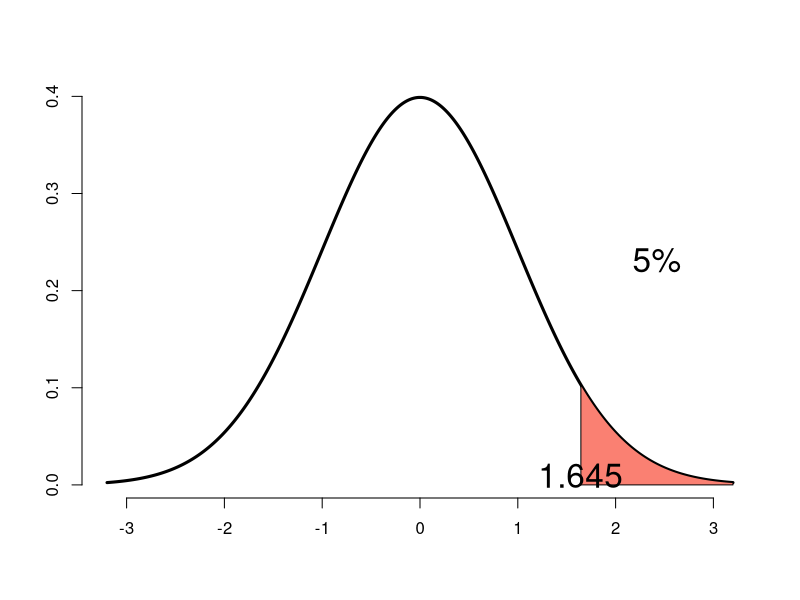

Generate this figure with R: (Note: this script raises an error after producing the figure.)
# We can plot a the 95th percentile of the standard normal distribution with the following R routine:
xval <-  seq(-3.2, 3.2, length=1000)
yval <- dnorm(xval)
plot(xval, yval, type="l", axes=TRUE, frame=FALSE, lwd=3, xlab="", ylab="")
x <- seq(qnorm(.95), 3.2, length=1000)
polygon(c(x,rev(x)), c(dnorm(x), rep(0, length(x))), col="salmon")
text(mean(x), mean(dnorm(x))+0.2, "5%", cex=2)
text(qnorm(.95), .01, "1.645",cex=2)


----------


xval <-  seq(-3.2, 3.2, length=1000)
yval <- dnorm(xval)

#plot(xval, yval, type = "l", axes=TRUE, frame=TRUE, lwd = 3, xlab="", ylab= "")
#x <- seq(qnorm(.95), 3.2, length = 100)
#polygon(c(x, rev(x)), c(dnorm(x), rep(0,length(x))), col="red")
#text(mean(x), mean(dnorm(x))+0.2, "5%", cex=2)
#text(qnorm(.95), .01, "1.645",cex=2)

plot(xval, yval, type = "l", axes=TRUE, frame=FALSE, lwd = 3, xlab="", ylab= "")
x <- seq(qnorm(.975), 3.2, length = 100)
polygon(c(x, rev(x)), c(dnorm(x), rep(0,length(x))), col="salmon")
text(mean(x), mean(dnorm(x))+0.2, "2.5%", cex=2)
text(qnorm(.975), .01, "1.96",cex=2)

x <- seq(-3.2, qnorm(0.025), length=100)
polygon(c(x, rev(x)), c(dnorm(x), rep(0,length(x))), col="salmon")
text(mean(x), mean(dnorm(x))+0.2, "2.5%", cex=2)
text(qnorm(.025), .01, "1.96",cex=2)
text(0, dnorm(0)/5, "95%",cex=2)


-------------- 
#Student's two sided test 

xval <-  seq(-4, 4, length=1000)
yval <- dt(xval, 15)
plot(xval, yval, type = "l", axes=TRUE, frame=FALSE, lwd = 3, xlab="", ylab= "")
x <- seq(qt(.975, 15), 4, length=100)
polygon(c(x, rev(x)), c(dt(x,15), rep(0,length(x))), col="salmon")
text(mean(x), mean(dt(xval, 16-1))+0.2, "2.5%", cex=2)
text(qt(.975,15), .01, "2.13",cex=2)
x <- seq(-3.2, qt(.025,16), length=100)
polygon(c(x, rev(x)), c(dt(x,15), rep(0,length(x))), col="salmon")
text(mean(x), mean(dt(xval, 16-1))+0.2, "2.5%", cex=2)
text(qt(.025,15), .01, "2.13",cex=2)
text(0, dt(0,15)/5, "95%", cex=2)


